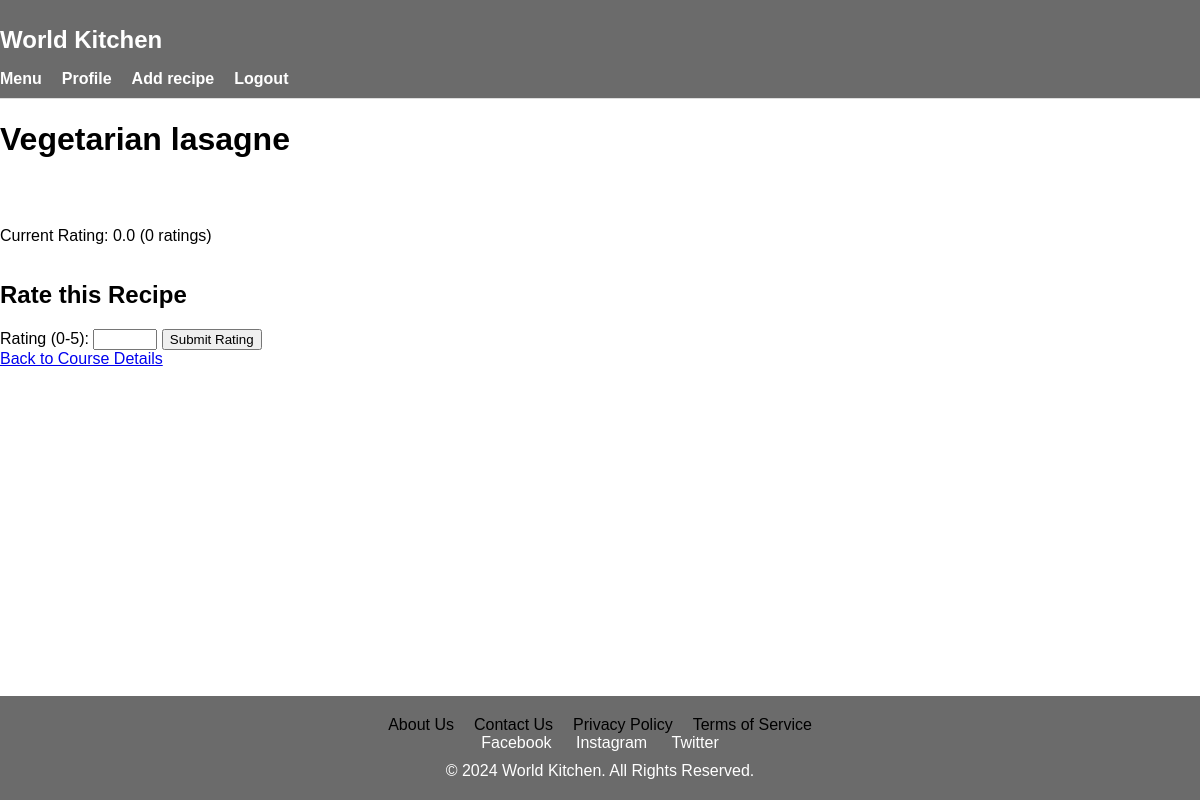
Page /rate/323/ (signed in) on the committed database.
### recipes/models.py (models this page shows, shortened)
class Recipe(models.Model):
    title = models.CharField(max_length=100)
    ingredients = models.TextField()
    instructions = models.TextField()
    rate = models.FloatField(default=0)
    count = models.IntegerField(default=0)
    prep_time = models.IntegerField()
    creator = models.ForeignKey(RecipesUser, on_delete=models.CASCADE, null=True)
    image = models.ImageField(blank=True, upload_to='images', null=True)

### recipes/views.py (the view, shortened to what this page needs)
# urls.py: path('rate/<int:pk>/', views.rate, name='rate'),
def rate(request, pk):
    if request.user.is_authenticated:
        recipe = get_object_or_404(Recipe, pk=pk)
        return render(request, 'recipes/rate.html', {'recipe': recipe})
    else:
        return HttpResponseRedirect("/login/")

### recipes/templates/recipes/rate.html (shortened to what this page needs)
{% load static %}
<!DOCTYPE html>
<html lang="en">
<head>
    <link rel="stylesheet" href="{% static 'recipes/style.css' %}">
</head>
<body>
    <header>
        <div class="container">
            <h1 class="logo">World Kitchen</h1>
            <nav>
                <ul>
                    <li><a href="{% url 'recipe_list' %}">Menu</a></li>
                    <li><a href="{% url 'profile' %}">Profile</a></li>
                    <li><a href="{% url 'recipe_add' %}">Add recipe</a></li>
                    <li><a href="{% url 'logout' %}">Logout</a></li>
                </ul>
            </nav>
        </div>
    </header>
    <h1>{{ recipe.title }}</h1>
    <p>Current Rating: {{ recipe.rate }} ({{ recipe.count }} ratings)</p>
    <h2>Rate this Recipe</h2>
    <form method="post">
        <label for="rating">Rating (0-5):</label>
        <input type="number" id="rating" name="rating" step="0.1" min="0" max="5">
        <button type="submit">Submit Rating</button>
    </form>
    <a href="{% url 'recipe_detail' recipe.id %}">Back to Course Details</a>
    <footer>
        <div class="container">
            <nav>
                <ul>
                    <li><a href="#about">About Us</a></li>
                    <li><a href="#contact">Contact Us</a></li>
                    <li><a href="#privacy">Privacy Policy</a></li>
                    <li><a href="#terms">Terms of Service</a></li>
                </ul>
            </nav>
            <div class="social-media">
                <a href="https://facebook.com" target="_blank">Facebook</a>
                <a href="https://instagram.com" target="_blank">Instagram</a>
                <a href="https://twitter.com" target="_blank">Twitter</a>
            </div>
            <p>&copy; 2024 World Kitchen. All Rights Reserved.</p>
        </div>
    </footer>
</body>
</html>

### recipes/static/recipes/style.css (style rules this page uses)
body { margin: 0; font-family: Arial, sans-serif; }
header { background-color: #6b6b6b; padding: 10px 0; border-bottom: 1px solid #ddd; }
header .logo { font-size: 24px; color: rgb(255, 255, 255); font-weight: bold; }
header nav ul { list-style: none; padding: 0; margin: 0; display: flex; gap: 20px; }
header nav ul li { display: inline; }
header nav ul li a { text-decoration: none; color: #ffffff; font-weight: bold; }
html, body { height: 100%; margin: 0; }
body { display: flex; flex-direction: column; }
footer { background-color: #6b6b6b; color: #fff; text-align: center; padding: 20px 0; margin-top: auto; box-sizing: border-box; }
footer .container { max-width: 1200px; margin: 0 auto; padding: 0 20px; }
footer nav ul { list-style: none; padding: 0; margin: 0; display: flex; justify-content: center; gap: 20px; }
footer nav ul li { display: inline; }
footer nav ul li a { text-decoration: none; color: #000000; }
footer .social-media { margin: 0; }
footer .social-media a { text-decoration: none; color: #ffffff; margin: 0 10px; }
footer p { margin: 10px 0 0; }

### rows in the picture
Recipe: title "Vegetarian lasagne", rate "0.0", count "0"
